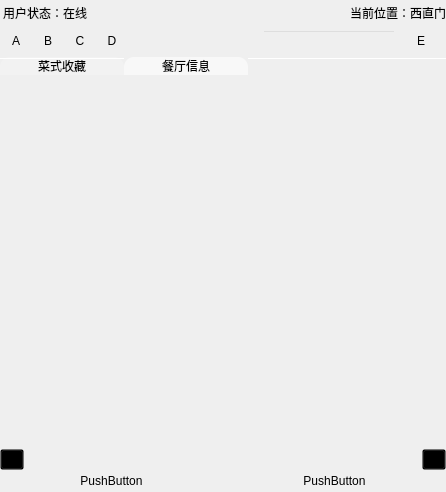
<?xml version="1.0" encoding="UTF-8"?>
<ui version="4.0">
 <class>MainWindow</class>
 <widget class="QMainWindow" name="MainWindow">
  <property name="geometry">
   <rect>
    <x>0</x>
    <y>0</y>
    <width>446</width>
    <height>492</height>
   </rect>
  </property>
  <property name="windowTitle">
   <string>delicacymap</string>
  </property>
  <property name="styleSheet">
   <string notr="true">background-image: url(:/Icons/background.png);</string>
  </property>
  <widget class="QWidget" name="centralwidget">
   <property name="styleSheet">
    <string notr="true">background-image: url();background-color: rgba(0, 0, 0,0%);</string>
   </property>
   <layout class="QVBoxLayout" name="verticalLayout">
    <property name="spacing">
     <number>0</number>
    </property>
    <property name="margin">
     <number>0</number>
    </property>
    <item>
     <layout class="QHBoxLayout" name="horizontalLayout">
      <item>
       <widget class="QLabel" name="label">
        <property name="font">
         <font>
          <pointsize>9</pointsize>
         </font>
        </property>
        <property name="text">
         <string notr="true">用户状态：在线</string>
        </property>
        <property name="textFormat">
         <enum>Qt::PlainText</enum>
        </property>
        <property name="margin">
         <number>5</number>
        </property>
        <property name="indent">
         <number>3</number>
        </property>
       </widget>
      </item>
      <item>
       <spacer name="horizontalSpacer">
        <property name="orientation">
         <enum>Qt::Horizontal</enum>
        </property>
        <property name="sizeType">
         <enum>QSizePolicy::MinimumExpanding</enum>
        </property>
        <property name="sizeHint" stdset="0">
         <size>
          <width>40</width>
          <height>25</height>
         </size>
        </property>
       </spacer>
      </item>
      <item>
       <widget class="QLabel" name="label_currentlocation">
        <property name="font">
         <font>
          <pointsize>9</pointsize>
          <weight>50</weight>
          <bold>false</bold>
         </font>
        </property>
        <property name="text">
         <string notr="true">当前位置：西直门</string>
        </property>
        <property name="textFormat">
         <enum>Qt::PlainText</enum>
        </property>
        <property name="margin">
         <number>5</number>
        </property>
        <property name="indent">
         <number>-1</number>
        </property>
        <property name="textInteractionFlags">
         <set>Qt::NoTextInteraction</set>
        </property>
       </widget>
      </item>
     </layout>
    </item>
    <item>
     <layout class="QHBoxLayout" name="horizontalLayout_2">
      <property name="spacing">
       <number>0</number>
      </property>
      <item>
       <widget class="QToolButton" name="toolButton_A">
        <property name="minimumSize">
         <size>
          <width>32</width>
          <height>32</height>
         </size>
        </property>
        <property name="text">
         <string>A</string>
        </property>
        <property name="icon">
         <iconset resource="mainwindow.qrc">
          <normaloff>:/Icons/submit_comments.png</normaloff>:/Icons/submit_comments.png</iconset>
        </property>
        <property name="iconSize">
         <size>
          <width>32</width>
          <height>32</height>
         </size>
        </property>
        <property name="autoRaise">
         <bool>true</bool>
        </property>
       </widget>
      </item>
      <item>
       <widget class="QToolButton" name="toolButton_B">
        <property name="minimumSize">
         <size>
          <width>32</width>
          <height>32</height>
         </size>
        </property>
        <property name="text">
         <string>B</string>
        </property>
        <property name="icon">
         <iconset resource="mainwindow.qrc">
          <normaloff>:/Icons/favourite.png</normaloff>:/Icons/favourite.png</iconset>
        </property>
        <property name="iconSize">
         <size>
          <width>32</width>
          <height>32</height>
         </size>
        </property>
        <property name="autoRaise">
         <bool>true</bool>
        </property>
       </widget>
      </item>
      <item>
       <widget class="QToolButton" name="toolButton_C">
        <property name="minimumSize">
         <size>
          <width>32</width>
          <height>32</height>
         </size>
        </property>
        <property name="text">
         <string>C</string>
        </property>
        <property name="icon">
         <iconset resource="mainwindow.qrc">
          <normaloff>:/Icons/add_friends.png</normaloff>:/Icons/add_friends.png</iconset>
        </property>
        <property name="iconSize">
         <size>
          <width>32</width>
          <height>32</height>
         </size>
        </property>
        <property name="autoRaise">
         <bool>true</bool>
        </property>
       </widget>
      </item>
      <item>
       <widget class="QToolButton" name="toolButton_D">
        <property name="minimumSize">
         <size>
          <width>32</width>
          <height>32</height>
         </size>
        </property>
        <property name="autoFillBackground">
         <bool>false</bool>
        </property>
        <property name="text">
         <string>D</string>
        </property>
        <property name="icon">
         <iconset resource="mainwindow.qrc">
          <normaloff>:/Icons/view_friends.png</normaloff>:/Icons/view_friends.png</iconset>
        </property>
        <property name="iconSize">
         <size>
          <width>32</width>
          <height>32</height>
         </size>
        </property>
        <property name="autoRaise">
         <bool>true</bool>
        </property>
       </widget>
      </item>
      <item>
       <spacer name="horizontalSpacer_3">
        <property name="orientation">
         <enum>Qt::Horizontal</enum>
        </property>
        <property name="sizeHint" stdset="0">
         <size>
          <width>40</width>
          <height>32</height>
         </size>
        </property>
       </spacer>
      </item>
      <item>
       <widget class="QLineEdit" name="lineEdit">
        <property name="minimumSize">
         <size>
          <width>60</width>
          <height>0</height>
         </size>
        </property>
       </widget>
      </item>
      <item>
       <widget class="QToolButton" name="toolButton_E">
        <property name="minimumSize">
         <size>
          <width>50</width>
          <height>0</height>
         </size>
        </property>
        <property name="autoFillBackground">
         <bool>false</bool>
        </property>
        <property name="text">
         <string>E</string>
        </property>
        <property name="autoRaise">
         <bool>true</bool>
        </property>
       </widget>
      </item>
     </layout>
    </item>
    <item>
     <widget class="QStackedWidget" name="stackedWidget">
      <property name="styleSheet">
       <string notr="true">QTabWidget::pane {
border: 0;
}
QTabBar{
border-width: 0;
}
QTabBar::tab {
background-color: rgba(255, 255, 255, 55);
border-top-left-radius: 10px;
border-top-right-radius: 10px;
border-bottom-width: 0;
min-width: 120px;
padding: 2px;
}
QTabBar::tab:selected {
background-color: rgba(255, 255, 255, 145);
}
QTabBar::tab:hover {
background-color: rgba(255, 255, 255, 200);
}</string>
      </property>
      <property name="currentIndex">
       <number>0</number>
      </property>
      <widget class="QWidget" name="page_2">
       <layout class="QVBoxLayout" name="verticalLayout_2">
        <property name="spacing">
         <number>0</number>
        </property>
        <property name="margin">
         <number>0</number>
        </property>
        <item>
         <widget class="QTabWidget" name="tabWidget">
          <property name="styleSheet">
           <string notr="true"/>
          </property>
          <property name="tabShape">
           <enum>QTabWidget::Rounded</enum>
          </property>
          <property name="currentIndex">
           <number>1</number>
          </property>
          <property name="elideMode">
           <enum>Qt::ElideNone</enum>
          </property>
          <property name="documentMode">
           <bool>true</bool>
          </property>
          <widget class="QWidget" name="tab_fav">
           <property name="font">
            <font>
             <kerning>true</kerning>
            </font>
           </property>
           <attribute name="title">
            <string>菜式收藏</string>
           </attribute>
          </widget>
          <widget class="QWidget" name="tab_restaurantinfo">
           <attribute name="title">
            <string>餐厅信息</string>
           </attribute>
           <widget class="QListWidget" name="list_latestcomment">
            <property name="geometry">
             <rect>
              <x>20</x>
              <y>30</y>
              <width>401</width>
              <height>321</height>
             </rect>
            </property>
            <property name="editTriggers">
             <set>QAbstractItemView::NoEditTriggers</set>
            </property>
            <property name="selectionMode">
             <enum>QAbstractItemView::NoSelection</enum>
            </property>
           </widget>
          </widget>
         </widget>
        </item>
       </layout>
      </widget>
      <widget class="QWidget" name="page">
       <layout class="QVBoxLayout" name="verticalLayout_3">
        <property name="spacing">
         <number>0</number>
        </property>
        <property name="margin">
         <number>0</number>
        </property>
        <item>
         <widget class="QTabWidget" name="tabWidget_2">
          <property name="autoFillBackground">
           <bool>false</bool>
          </property>
          <property name="currentIndex">
           <number>0</number>
          </property>
          <property name="documentMode">
           <bool>true</bool>
          </property>
          <widget class="QWidget" name="tab_restaurant">
           <attribute name="title">
            <string>餐厅推荐</string>
           </attribute>
          </widget>
          <widget class="QWidget" name="tab_cupoun">
           <attribute name="title">
            <string>近期优惠</string>
           </attribute>
          </widget>
          <widget class="QWidget" name="tab_myfav">
           <attribute name="title">
            <string>我的收藏</string>
           </attribute>
          </widget>
         </widget>
        </item>
       </layout>
      </widget>
     </widget>
    </item>
    <item>
     <layout class="QHBoxLayout" name="horizontalLayout_4">
      <item>
       <widget class="QToolButton" name="toolButton_L">
        <property name="text">
         <string>...</string>
        </property>
       </widget>
      </item>
      <item>
       <spacer name="horizontalSpacer_2">
        <property name="orientation">
         <enum>Qt::Horizontal</enum>
        </property>
        <property name="sizeHint" stdset="0">
         <size>
          <width>40</width>
          <height>20</height>
         </size>
        </property>
       </spacer>
      </item>
      <item>
       <widget class="QToolButton" name="toolButton_R">
        <property name="text">
         <string>...</string>
        </property>
       </widget>
      </item>
     </layout>
    </item>
    <item>
     <layout class="QHBoxLayout" name="horizontalLayout_3">
      <property name="spacing">
       <number>0</number>
      </property>
      <item>
       <widget class="QPushButton" name="pushButton_L">
        <property name="text">
         <string>PushButton</string>
        </property>
        <property name="flat">
         <bool>true</bool>
        </property>
       </widget>
      </item>
      <item>
       <widget class="QPushButton" name="pushButton_R">
        <property name="text">
         <string>PushButton</string>
        </property>
        <property name="flat">
         <bool>true</bool>
        </property>
       </widget>
      </item>
     </layout>
    </item>
   </layout>
  </widget>
  <action name="actionA">
   <property name="text">
    <string>A</string>
   </property>
  </action>
  <action name="actionB">
   <property name="text">
    <string>B</string>
   </property>
  </action>
  <action name="actionC">
   <property name="text">
    <string>C</string>
   </property>
  </action>
  <action name="actionD">
   <property name="text">
    <string>D</string>
   </property>
  </action>
  <action name="actionE">
   <property name="text">
    <string>E</string>
   </property>
  </action>
  <action name="actionL">
   <property name="text">
    <string>L</string>
   </property>
  </action>
  <action name="actionR">
   <property name="text">
    <string>R</string>
   </property>
  </action>
  <action name="actionPL">
   <property name="text">
    <string>PL</string>
   </property>
  </action>
  <action name="actionPR">
   <property name="text">
    <string>PR</string>
   </property>
  </action>
 </widget>
 <resources>
  <include location="mainwindow.qrc"/>
 </resources>
 <connections>
  <connection>
   <sender>toolButton_A</sender>
   <signal>clicked()</signal>
   <receiver>actionA</receiver>
   <slot>trigger()</slot>
   <hints>
    <hint type="sourcelabel">
     <x>10</x>
     <y>32</y>
    </hint>
    <hint type="destinationlabel">
     <x>-1</x>
     <y>-1</y>
    </hint>
   </hints>
  </connection>
  <connection>
   <sender>toolButton_B</sender>
   <signal>clicked()</signal>
   <receiver>actionB</receiver>
   <slot>trigger()</slot>
   <hints>
    <hint type="sourcelabel">
     <x>30</x>
     <y>32</y>
    </hint>
    <hint type="destinationlabel">
     <x>-1</x>
     <y>-1</y>
    </hint>
   </hints>
  </connection>
  <connection>
   <sender>toolButton_C</sender>
   <signal>clicked()</signal>
   <receiver>actionC</receiver>
   <slot>trigger()</slot>
   <hints>
    <hint type="sourcelabel">
     <x>49</x>
     <y>32</y>
    </hint>
    <hint type="destinationlabel">
     <x>-1</x>
     <y>-1</y>
    </hint>
   </hints>
  </connection>
  <connection>
   <sender>toolButton_D</sender>
   <signal>clicked()</signal>
   <receiver>actionD</receiver>
   <slot>trigger()</slot>
   <hints>
    <hint type="sourcelabel">
     <x>69</x>
     <y>32</y>
    </hint>
    <hint type="destinationlabel">
     <x>-1</x>
     <y>-1</y>
    </hint>
   </hints>
  </connection>
  <connection>
   <sender>toolButton_E</sender>
   <signal>clicked()</signal>
   <receiver>actionE</receiver>
   <slot>trigger()</slot>
   <hints>
    <hint type="sourcelabel">
     <x>551</x>
     <y>32</y>
    </hint>
    <hint type="destinationlabel">
     <x>-1</x>
     <y>-1</y>
    </hint>
   </hints>
  </connection>
  <connection>
   <sender>toolButton_L</sender>
   <signal>clicked()</signal>
   <receiver>actionL</receiver>
   <slot>trigger()</slot>
   <hints>
    <hint type="sourcelabel">
     <x>13</x>
     <y>341</y>
    </hint>
    <hint type="destinationlabel">
     <x>-1</x>
     <y>-1</y>
    </hint>
   </hints>
  </connection>
  <connection>
   <sender>toolButton_R</sender>
   <signal>clicked()</signal>
   <receiver>actionR</receiver>
   <slot>trigger()</slot>
   <hints>
    <hint type="sourcelabel">
     <x>564</x>
     <y>341</y>
    </hint>
    <hint type="destinationlabel">
     <x>-1</x>
     <y>-1</y>
    </hint>
   </hints>
  </connection>
  <connection>
   <sender>pushButton_L</sender>
   <signal>clicked()</signal>
   <receiver>actionPL</receiver>
   <slot>trigger()</slot>
   <hints>
    <hint type="sourcelabel">
     <x>144</x>
     <y>365</y>
    </hint>
    <hint type="destinationlabel">
     <x>-1</x>
     <y>-1</y>
    </hint>
   </hints>
  </connection>
  <connection>
   <sender>pushButton_R</sender>
   <signal>clicked()</signal>
   <receiver>actionPR</receiver>
   <slot>trigger()</slot>
   <hints>
    <hint type="sourcelabel">
     <x>432</x>
     <y>365</y>
    </hint>
    <hint type="destinationlabel">
     <x>-1</x>
     <y>-1</y>
    </hint>
   </hints>
  </connection>
 </connections>
</ui>
